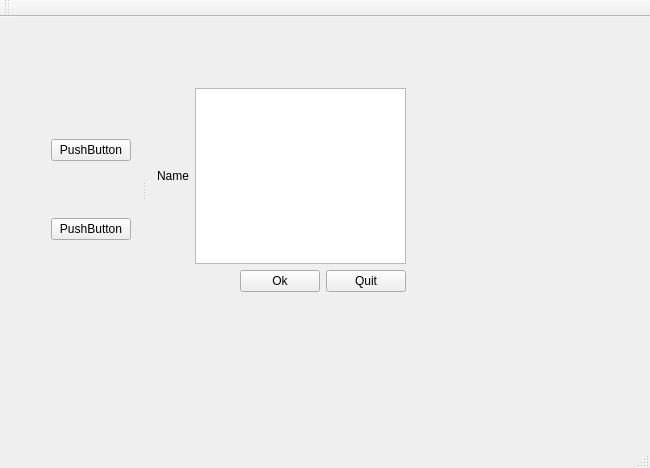
<?xml version="1.0" encoding="UTF-8"?>
<ui version="4.0">
 <class>MainWindow</class>
 <widget class="QMainWindow" name="MainWindow">
  <property name="geometry">
   <rect>
    <x>0</x>
    <y>0</y>
    <width>650</width>
    <height>468</height>
   </rect>
  </property>
  <property name="windowTitle">
   <string>MainWindow</string>
  </property>
  <widget class="QWidget" name="centralWidget">
   <widget class="QSplitter" name="splitter">
    <property name="geometry">
     <rect>
      <x>40</x>
      <y>60</y>
      <width>377</width>
      <height>226</height>
     </rect>
    </property>
    <property name="orientation">
     <enum>Qt::Horizontal</enum>
    </property>
    <widget class="QWidget" name="">
     <layout class="QVBoxLayout" name="verticalLayout_2">
      <item>
       <widget class="QPushButton" name="pushButton_3">
        <property name="text">
         <string>PushButton</string>
        </property>
       </widget>
      </item>
      <item>
       <widget class="QPushButton" name="pushButton_4">
        <property name="text">
         <string>PushButton</string>
        </property>
       </widget>
      </item>
     </layout>
    </widget>
    <widget class="QWidget" name="">
     <layout class="QVBoxLayout" name="verticalLayout">
      <item>
       <layout class="QHBoxLayout" name="horizontalLayout">
        <item>
         <widget class="QLabel" name="label">
          <property name="text">
           <string>Name</string>
          </property>
         </widget>
        </item>
        <item>
         <widget class="QTextEdit" name="textEdit"/>
        </item>
       </layout>
      </item>
      <item>
       <layout class="QHBoxLayout" name="horizontalLayout_2">
        <item>
         <spacer name="horizontalSpacer">
          <property name="orientation">
           <enum>Qt::Horizontal</enum>
          </property>
          <property name="sizeHint" stdset="0">
           <size>
            <width>40</width>
            <height>20</height>
           </size>
          </property>
         </spacer>
        </item>
        <item>
         <widget class="QPushButton" name="pushButton">
          <property name="text">
           <string>Ok</string>
          </property>
         </widget>
        </item>
        <item>
         <widget class="QPushButton" name="pushButton_2">
          <property name="text">
           <string>Quit</string>
          </property>
         </widget>
        </item>
       </layout>
      </item>
     </layout>
    </widget>
   </widget>
  </widget>
  <widget class="QMenuBar" name="menuBar">
   <property name="geometry">
    <rect>
     <x>0</x>
     <y>0</y>
     <width>650</width>
     <height>21</height>
    </rect>
   </property>
  </widget>
  <widget class="QToolBar" name="mainToolBar">
   <attribute name="toolBarArea">
    <enum>TopToolBarArea</enum>
   </attribute>
   <attribute name="toolBarBreak">
    <bool>false</bool>
   </attribute>
  </widget>
  <widget class="QStatusBar" name="statusBar"/>
 </widget>
 <layoutdefault spacing="6" margin="11"/>
 <resources/>
 <connections/>
</ui>
